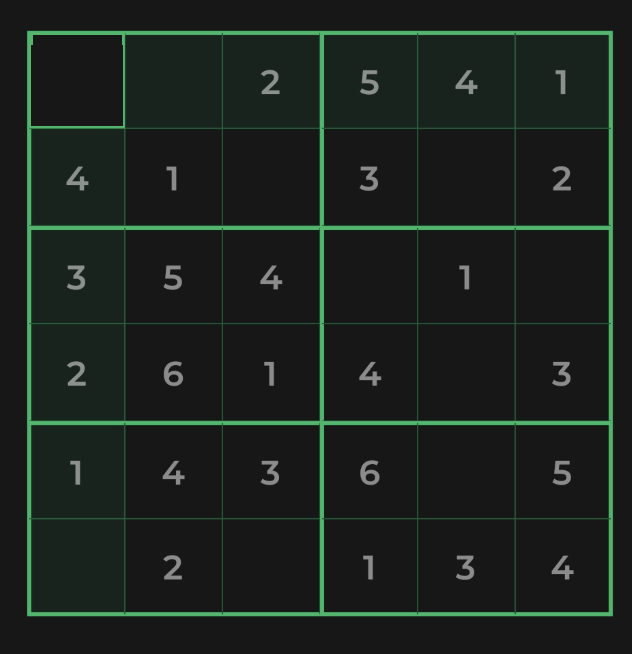
#> input picture uploads/Screenshot_2026-08-20_at_3.37.14_PM.png, 632 x 654 px
$ python test_ocr.py
#> lines starting #> are read from the running program, lines starting #| are printed output that depends on the picture; after the words box and inside, x2 and y2 are one past the last pixel; in counts of white or black regions, pixels touching at a corner belong together
#> in extract_sudoku_from_image, image is the input picture: shape (654, 632, 3); mean B, G, R 29.9, 34.5, 27.4
### ocr_engine.py
import cv2
import numpy as np
import pytesseract

# [49 lines left out: functions order_points, four_point_transform, not called in this run]

def find_grid(image):
    gray = cv2.cvtColor(image, cv2.COLOR_BGR2GRAY)
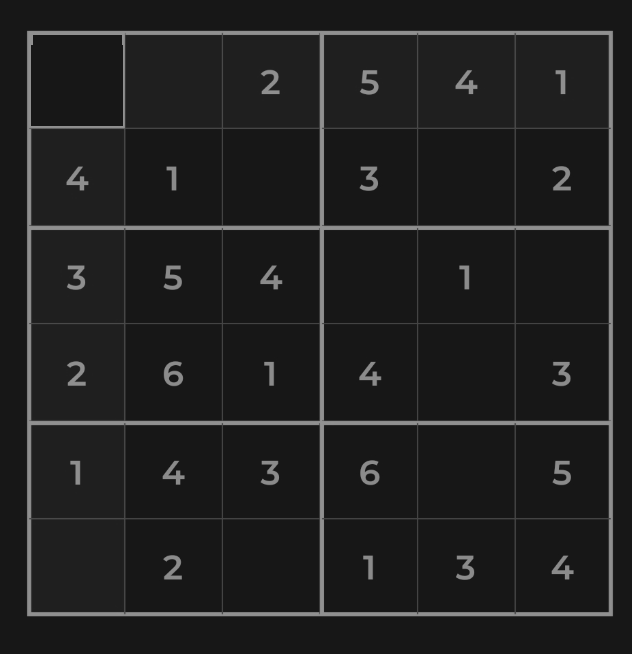
#> gray: shape (654, 632); min 22, max 146, mean 31.7
    blurred = cv2.GaussianBlur(gray, (5, 5), 0)
    thresh = cv2.adaptiveThreshold(blurred, 255, cv2.ADAPTIVE_THRESH_GAUSSIAN_C, cv2.THRESH_BINARY_INV, 11, 2)
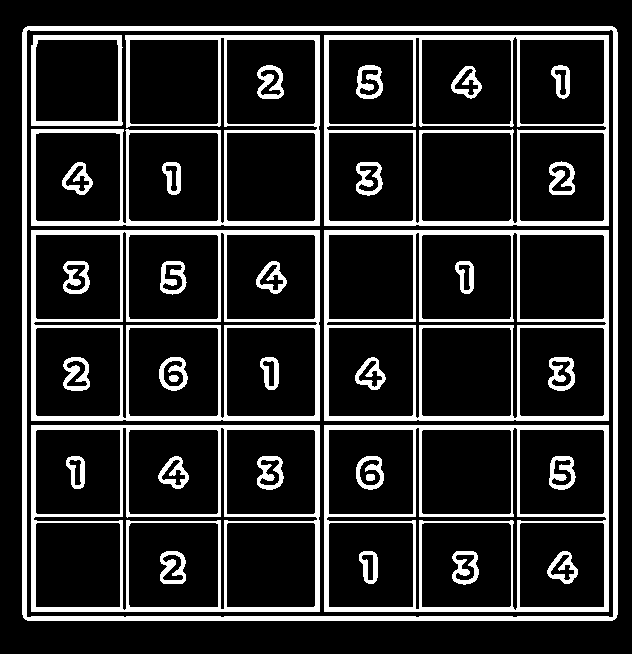
#> thresh: shape (654, 632); 17.5% white; 36 white regions

    contours, _ = cv2.findContours(thresh, cv2.RETR_LIST, cv2.CHAIN_APPROX_SIMPLE)
#> contours = 104 contours; largest, box (x1, y1, x2, y2) and area: (22, 26, 618, 621) 353386, (26, 29, 614, 618) 344005, (31, 230, 320, 421) 54712, (324, 230, 609, 421) 53956, (324, 35, 609, 226) 53953
    if not contours:
        return None

    contours = sorted(contours, key=cv2.contourArea, reverse=True)
    img_area = image.shape[0] * image.shape[1]
#> img_area = 413328

    puzzle_contour = None

    for c in contours:
        area = cv2.contourArea(c)
        # Skip contours that are too small or take up the whole image
        if area > 0.99 * img_area or area < 0.05 * img_area:
            continue

        x, y, w, h = cv2.boundingRect(c)
        aspect_ratio = w / float(h)

        # Sudoku grid is a square, so aspect ratio should be near 1.0
        if 0.8 <= aspect_ratio <= 1.2:
            puzzle_contour = c
            break
#> this loop made 1 pass
#> (area, x, y, w, h, aspect_ratio) on pass 1: (353386, 22, 26, 596, 595, 1)

    if puzzle_contour is None:
        return None

    x, y, w, h = cv2.boundingRect(puzzle_contour)
    # Crop the grid
    warped = gray[y:y+h, x:x+w]
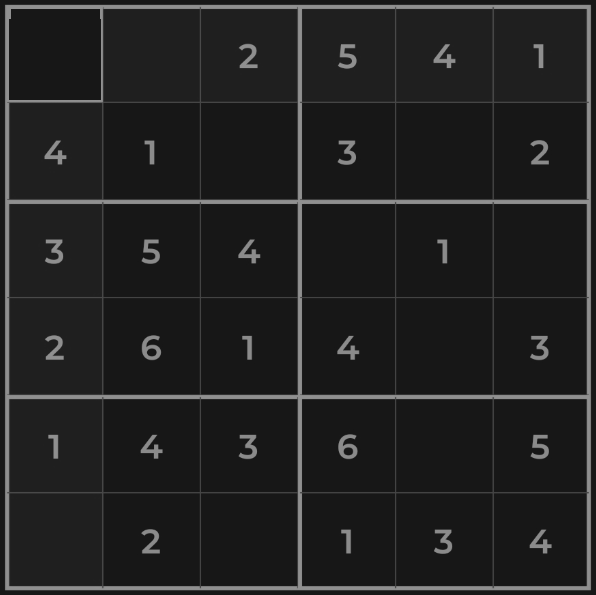
#> warped: shape (595, 596); min 22, max 146, mean 33.2
    return warped

def extract_cells(warped, size=6):
#> called with size = 6
    cells = []
    h, w = warped.shape
#> h = 595; w = 596
    cell_h = h // size
#> cell_h = 99
    cell_w = w // size
#> cell_w = 99

    for i in range(size):
        row = []
        for j in range(size):
            y_start = i * cell_h
            y_end = (i + 1) * cell_h
            x_start = j * cell_w
            x_end = (j + 1) * cell_w

            cell = warped[y_start:y_end, x_start:x_end]
            row.append(cell)
        cells.append(row)
#> after the loop, cells = 6 items
    return cells

def predict_digit(cell):
    h, w = cell.shape
    # Trim (15%) to avoid grid lines
    trim_y = int(h * 0.15)
    trim_x = int(w * 0.15)
    trimmed = cell[trim_y:h-trim_y, trim_x:w-trim_x]

    # Otsu's thresholding
    _, thresh = cv2.threshold(trimmed, 0, 255, cv2.THRESH_BINARY_INV + cv2.THRESH_OTSU)

    # Find contours
    contours, _ = cv2.findContours(thresh, cv2.RETR_EXTERNAL, cv2.CHAIN_APPROX_SIMPLE)

    if not contours:
        return 0

    # Get the largest contour which should be the digit
    c = max(contours, key=cv2.contourArea)

    # If the contour is too small, it's just noise
    if cv2.contourArea(c) < 50:
        return 0

    x, y, cw, ch = cv2.boundingRect(c)

    # Extract just the digit
    digit = thresh[y:y+ch, x:x+cw]

    # Add substantial padding (tesseract likes this)
    padded = cv2.copyMakeBorder(digit, 20, 20, 20, 20, cv2.BORDER_CONSTANT, value=0)

    # Invert so digit is black on white background
    inverted = cv2.bitwise_not(padded)

    config = r'--oem 3 --psm 10 -c tessedit_char_whitelist=123456'

    # Try multiple scales for robustness
    for scale in [1, 2]:
        resized = cv2.resize(inverted, (0,0), fx=scale, fy=scale, interpolation=cv2.INTER_CUBIC)
        text = pytesseract.image_to_string(resized, config=config).strip()
        if text.isdigit() and 1 <= int(text) <= 6:
            return int(text)

    return 0

def extract_sudoku_from_image(image_path):
    image = cv2.imread(image_path)
    if image is None:
        raise ValueError(f"Could not load image at {image_path}")

    warped = find_grid(image)
    if warped is None:
        # If we can't find a grid, try processing the whole image as the grid
        warped = cv2.cvtColor(image, cv2.COLOR_BGR2GRAY)

    cv2.imwrite('debug_warped.png', warped)

    cells = extract_cells(warped, size=6)
#> cells = 6 items

    grid = []
    for row in cells:
        grid_row = []
        for cell in row:
            digit = predict_digit(cell)
            grid_row.append(digit)
        grid.append(grid_row)
#> this loop made 1 pass
#> pass 1, in predict_digit (call 3), `trimmed = cell[trim_y:h-trim_y, trim_x:w-trim_x]`:
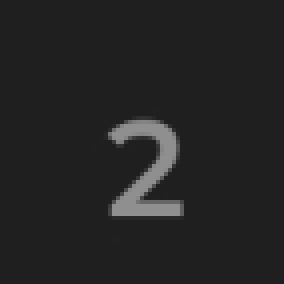
#> trimmed: shape (71, 71) (shown 4 times larger); min 31, max 144, mean 35.7
#> after the loop:
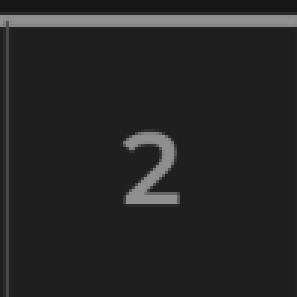
#> cell: shape (99, 99) (shown 3 times larger); min 23, max 144, mean 38.2
#> after the loop, grid = []

    return grid

### test_ocr.py
import sys
from ocr_engine import extract_sudoku_from_image

try:
#> (the run stopped early here; a loop or call above may not have finished)
